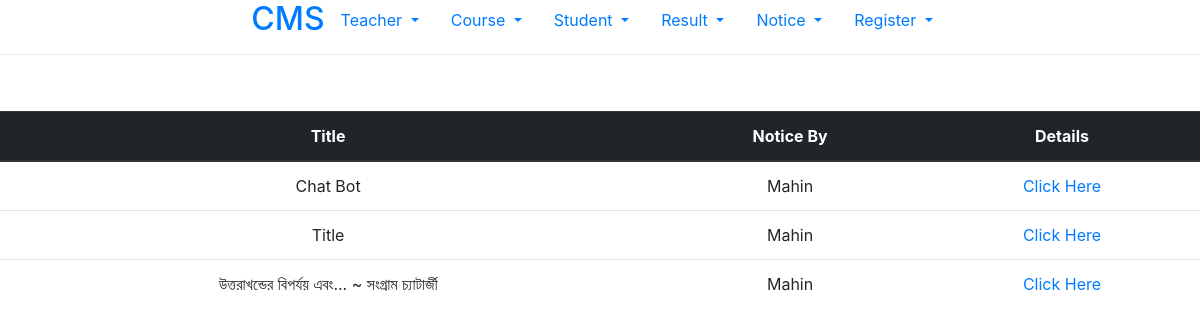
Page /notice/index/ (signed in) on the committed database.
### notice/models.py (models this page shows, shortened)
class Notice(models.Model):
    title = models.CharField(max_length=500)
    description = models.TextField(blank=True)
    notice_by = models.ForeignKey(Teacher, on_delete=models.CASCADE)

### teacher/models.py (models this page shows)
class Teacher(models.Model):
    department_choice = (
        ('CSE', 'CSE'),
        ('ECE', 'ECE'),
        ('BBA', 'BBA'),
    )
    name = models.CharField(max_length=255)
    department = models.CharField(choices=department_choice, max_length=15)
    designation = models.CharField(max_length=55)
    email = models.EmailField(max_length=60)
    def __str__(self):
        return self.name

### notice/views.py (the view)
# urls.py: path('index/', views.index, name = 'show_course'),
@login_required(login_url='/')
def index(request):
    index = Notice.objects.all()
    context = {
        'index': index
    }
    return render(request, 'notice/index.html', context)

### templates/notice/index.html
{% extends 'base/base.html' %}
{% block content %}
<div class="dropdown-divider"></div> <br><br>
<div class="bs-example">
    <table class="table text-center">
        <thead class="thead-dark">
            <tr>
                <th>Title</th>
                <th>Notice By</th>
                <th>Details</th>
            </tr>
        </thead>
        <tbody>
        {% for notice in index %}
            <tr>
                <td>{{ notice.title }}</td>
                <td>{{ notice.notice_by }}</td>
                <td><a href="{% url 'view_detail' notice.id %}">Click Here</a></td>
            </tr>
        {% endfor %}
        </tbody>
    </table>
</div>
{% endblock %}

### rows in the picture
Notice: title "Chat Bot", notice_by "Mahin"
Notice: title "Title", notice_by "Mahin"
Notice: title "উত্তরাখন্ডের বিপর্যয় এবং... ~ সংগ্রাম চ্যাটার্জী", notice_by "Mahin"
